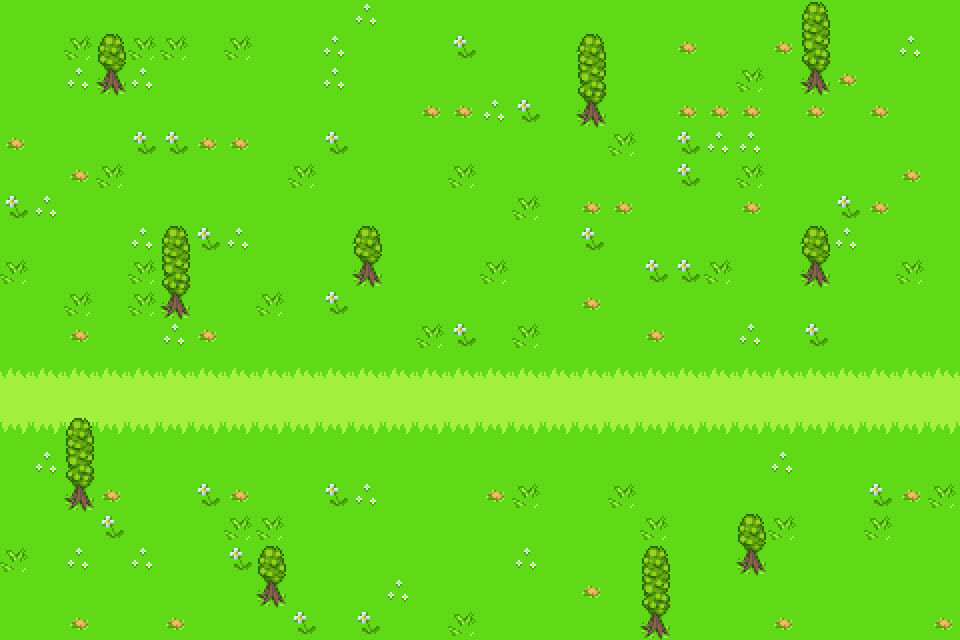

Tiled map render using the project's own tile images. Description and the map definition, with tile-layer contents summarised, below:
An orthogonal 30x20 tile map with 32x32 px tiles, 3 tile layers (Fondo, Objetos, Transparentes).

<map version="1.0" orientation="orthogonal" renderorder="right-down" width="30" height="20" tilewidth="32" tileheight="32" nextobjectid="1">
 <tileset firstgid="1" name="Pradera32" tilewidth="32" tileheight="32" spacing="2" margin="2" tilecount="121">
  <image source="../Pradera32.png" trans="ff00ff" width="376" height="376" />
  <terraintypes>
   <terrain name="Nuevo Terreno" tile="-1" />
  </terraintypes>
  <tile id="0" terrain="0,0,0," />
  <tile id="1" terrain="0,0,," />
  <tile id="2" terrain="0,0,,0" />
  <tile id="11" terrain="0,,0," />
  <tile id="13" terrain=",0,,0" />
  <tile id="22" terrain="0,,0,0" />
  <tile id="23" terrain=",,0,0" />
  <tile id="24" terrain=",0,0,0" />
 </tileset>
 <layer name="Fondo" width="30" height="20">
  <data>[600 cells, 600 non-empty, 8 distinct tile ids]</data>
 </layer>
 <layer name="Objetos" width="30" height="20">
  <data>[600 cells, 10 non-empty, 1 distinct tile ids]</data>
 </layer>
 <layer name="Transparentes" width="30" height="20">
  <data>[600 cells, 15 non-empty, 2 distinct tile ids]</data>
 </layer>
</map>